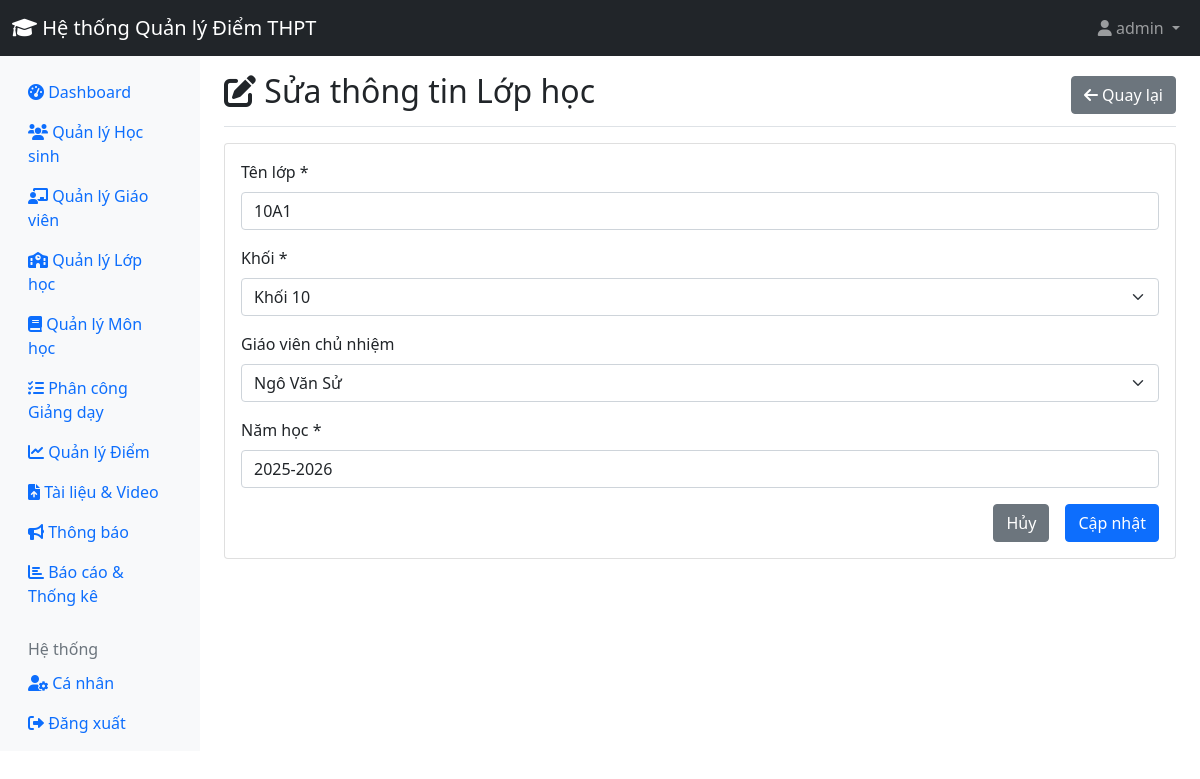
/admin/edit_class.php?id=8 (signed in), run on the app's committed database.
### tables this page shows
CREATE TABLE `classes` (
  `id` int(11) NOT NULL,
  `class_name` varchar(50) NOT NULL,
  `grade` int(11) NOT NULL,
  `homeroom_teacher_id` int(11) DEFAULT NULL,
  `school_year` varchar(20) DEFAULT NULL
);

CREATE TABLE `users` (
  `id` int(11) NOT NULL,
  `username` varchar(50) NOT NULL,
  `password` varchar(255) NOT NULL,
  `role` enum('admin','teacher','student') NOT NULL,
  `full_name` varchar(100) NOT NULL,
  `email` varchar(100) DEFAULT NULL,
  `phone` varchar(20) DEFAULT NULL,
  `created_at` timestamp NOT NULL DEFAULT current_timestamp(),
  `status` enum('active','inactive') DEFAULT 'active',
  `teacher_type` enum('homeroom','subject') DEFAULT 'subject'
);

### admin/edit_class.php (the view, shortened to what this page needs)
<?php
require_once '../includes/config.php';
$class_id = $_GET['id'];
$stmt = $pdo->prepare("SELECT * FROM classes WHERE id = ?");
$stmt->execute([$class_id]);
$class = $stmt->fetch();
$stmt = $pdo->query("SELECT id, full_name FROM users WHERE role = 'teacher' AND status = 'active'");
$teachers = $stmt->fetchAll();
?>
<!DOCTYPE html>
<html lang="vi">
<head>
    <link href="https://cdn.jsdelivr.net/npm/bootstrap@5.1.3/dist/css/bootstrap.min.css" rel="stylesheet">
    <link href="https://cdnjs.cloudflare.com/ajax/libs/font-awesome/6.0.0/css/all.min.css" rel="stylesheet">
</head>
<body>
    <?php include '../includes/header.php'; ?>
    <div class="container-fluid">
        <div class="row">
            <?php include 'sidebar.php'; ?>
            <main class="col-md-9 ms-sm-auto col-lg-10 px-md-4">
                <div class="d-flex justify-content-between flex-wrap flex-md-nowrap align-items-center pt-3 pb-2 mb-3 border-bottom">
                    <h1 class="h2"><i class="fas fa-edit"></i> Sửa thông tin Lớp học</h1>
                    <a href="classes.php" class="btn btn-secondary">
                        <i class="fas fa-arrow-left"></i> Quay lại
                    </a>
                </div>
                <div class="card">
                    <div class="card-body">
                        <form method="POST">
                            <div class="mb-3">
                                <label class="form-label">Tên lớp *</label>
                                <input type="text" class="form-control" name="class_name" value="<?php echo htmlspecialchars($class['class_name']); ?>" required>
                            </div>
                            <div class="mb-3">
                                <label class="form-label">Khối *</label>
                                <select class="form-select" name="grade" required>
                                    <option value="10" <?php echo $class['grade'] == '10' ? 'selected' : ''; ?>>Khối 10</option>
                                </select>
                            </div>
                            <div class="mb-3">
                                <label class="form-label">Giáo viên chủ nhiệm</label>
                                <select class="form-select" name="homeroom_teacher_id">
                                    <?php foreach ($teachers as $teacher): ?>
                                        <option value="<?php echo $teacher['id']; ?>" <?php echo $class['homeroom_teacher_id'] == $teacher['id'] ? 'selected' : ''; ?>>
                                            <?php echo htmlspecialchars($teacher['full_name']); ?>
                                        </option>
                                    <?php endforeach; ?>
                                </select>
                            </div>
                            <div class="mb-3">
                                <label class="form-label">Năm học *</label>
                                <input type="text" class="form-control" name="school_year" value="<?php echo htmlspecialchars($class['school_year']); ?>" required>
                            </div>
                            <div class="d-grid gap-2 d-md-flex justify-content-md-end">
                                <a href="classes.php" class="btn btn-secondary me-md-2">Hủy</a>
                                <button type="submit" name="update_class" class="btn btn-primary">Cập nhật</button>
                            </div>
                        </form>
                    </div>
                </div>
            </main>
        </div>
    </div>
</body>
</html>

### data on the page
classes: class_name "10A1", grade "Khối 10", homeroom_teacher_id "Ngô Văn Sử", school_year "2025-2026"

### other printed values
SITE_NAME "Hệ thống Quản lý Điểm THPT"
$_SESSION['full_name'] "admin"
